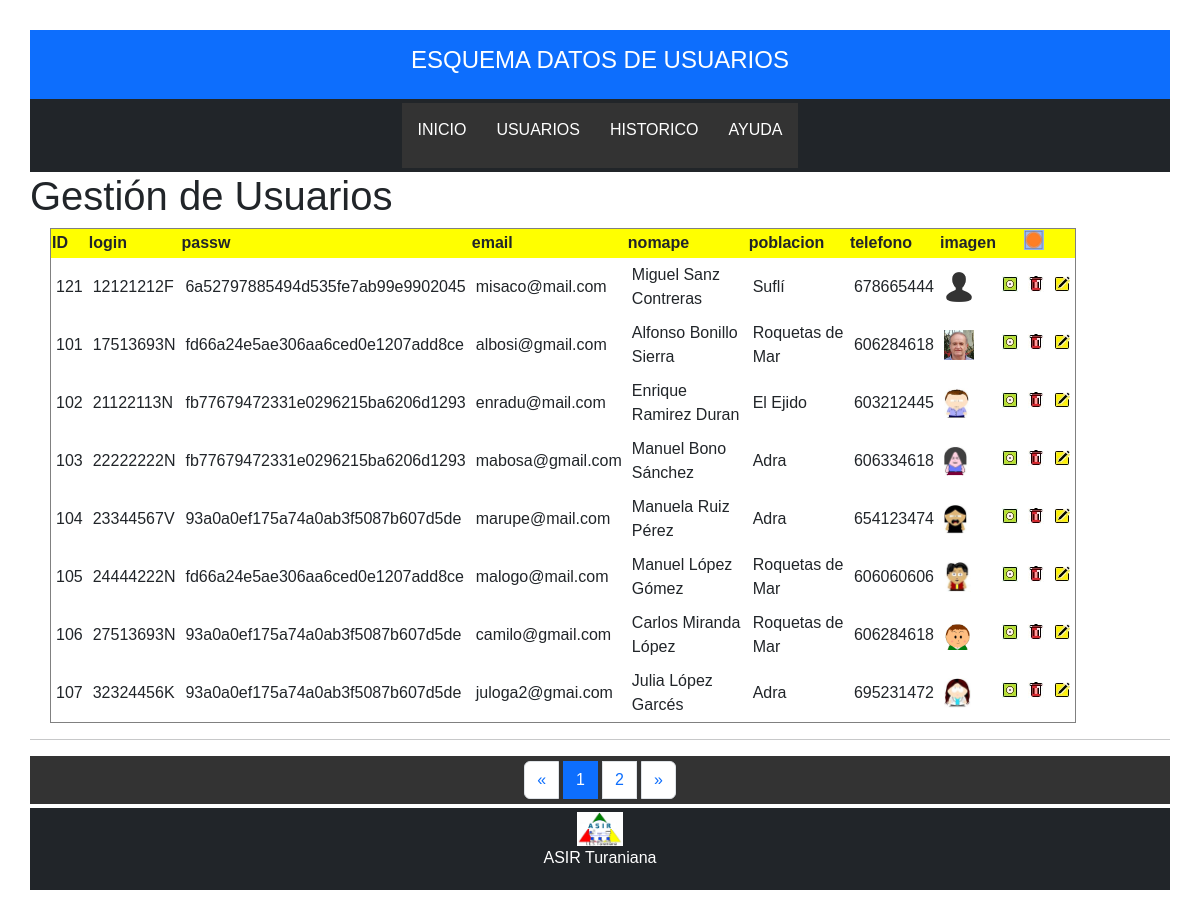
/GUsuarios.php, run on the app's committed database.
### tables this page shows
CREATE TABLE `usuarios` (
  `ID` int(11) NOT NULL,
  `login` varchar(30) NOT NULL,
  `passw` varchar(50) NOT NULL,
  `email` varchar(50) NOT NULL,
  `nomape` varchar(50) NOT NULL,
  `poblacion` varchar(50) DEFAULT NULL,
  `telefono` varchar(9) DEFAULT NULL,
  `imagen` varchar(50) DEFAULT NULL
);

### GUsuarios.php (the view, shortened to what this page needs)
<?php
	require_once('marcosup.php');
?>
<div>
    <h1>Gestión de Usuarios</h1>
</div>
<div>
	<?php
	$tabla="usuarios";
	$sentencia="select * from $tabla order by login ";
    $resultado=mysqli_query($c,$sentencia);
			if (isset($_GET['pagina']))
				{
				$pagina=$_GET['pagina'];
				}
				else{
				$pagina=1;
				}
			$numreg=mysqli_num_rows($resultado);
			$numpag= ceil($numreg/8);
			$inicio=($pagina-1)*8;
			$sentencia .=" limit ".$inicio.", 8";
	echo '<table border style="width:90%; margin-left:20px; margin-right:40px">';
	$cabeceras=mysqli_query($c,"SHOW FIELDS FROM $tabla");
	echo "<tr bgcolor='yellow'>";
	while ($cab=mysqli_fetch_row($cabeceras)){
		echo "<th>$cab[0]</th>";
	}
	echo "<th></th>";
	echo "<th>";
		echo '<form name="alta" method="POST" action="AUsuarios.php">';
		echo '<input type="image" src="estilos/mas.jpg" height="20px" title="Alta de usuario.">';
		echo '</form>';
	echo "</th>";
	echo "<th></th>";
	echo "</tr>";
	$resultado=mysqli_query($c,$sentencia);
	while ($registro = mysqli_fetch_row($resultado)){
		echo "<tr>";
		$i=0;
		foreach ($registro as $fila){
			if ($i==7){
				echo "<td> <img src='$registro[$i]' height='30'></td>";
			} else{
				echo "<td> $registro[$i]</td>";
			}
			$i++;
		}
		echo "<td align='center'>";
				echo '<form name="veruno" method="POST" action="VerUsuario.php">';
				echo '<input type="image" src="estilos/ver.jpg" title="Ver datos del usuario... '.$registro[1].'">';
				echo '</form>';
			echo "</td><td align='center'>";
				echo '<form name="borraruno" method="POST" action="borraUsuario.php">';
				echo '<input type="image" src="estilos/papelera.jpg" title="Borrar el usuario... '.$registro[1].'">';
				echo '</form>';
			echo "</td><td align='center'>";
				echo '<form name="editaruno" method="POST" action="modificaUsuario.php">';
				echo '<input type="image" src="estilos/lapiz.jpg" title="Cambiar datos del usuario... '.$registro[1].'">';
				echo '</form>';
		echo "</td>";
		echo "</tr>";
	}
	echo "</table>";
	echo "<div><hr>";
	if ($pagina==1){
		$anterior=1;
	}
	else{
		$anterior=$pagina-1;
	}
	if ($pagina==$numpag){
		$siguiente=$pagina;
	}
	else{
		$siguiente=$pagina+1;
	}
	echo "<div class='col-md-12 text-center' style='vertical-align: text-bottom;'>";
	echo '<ul class="pagination justify-content-center ">';
	echo '	<li class="page-item ">';
	echo '	  <a class="page-link" href="GUsuarios.php?pagina='.$anterior.'">&laquo;</a>';
	echo '	</li>';
	for ($i=1;$i<=$numpag;$i++)
	{
		if($i==$pagina){
				echo '	<li class="page-item active">';
				echo '	  <a class="page-link"href="GUsuarios.php?pagina='.$i.'">'.$i.'</a>';
				echo '	</li>';
			}
			else{
				echo '	<li class="page-item"><a class="page-link" href="GUsuarios.php?pagina='.$i.'">'.$i.'</a></li>';
			}
	}
	echo '	<li class="page-item ">';
	echo '	  <a class="page-link" href="GUsuarios.php?pagina='.$siguiente.'">&raquo;</a>';
	echo '	</li>';
	echo '  </ul>';
	echo "</div>";
	?>
</div>
<?php
	require_once('marcoinf.php');
?>

### marcosup.php (shortened to what this page needs)
<!DOCTYPE html>
<html>
<head>
    <link href="https://cdn.jsdelivr.net/npm/bootstrap@5.3.3/dist/css/bootstrap.min.css" rel="stylesheet">
    <link rel="stylesheet" href="estilos/datos.css">
<body>
  <div class="p-3 bg-primary text-white text-center">
          <h4>ESQUEMA DATOS DE USUARIOS</h4>
  </div>
  <nav class="navbar navbar-expand-sm bg-dark justify-content-center p-1">
      <ul class="navbar-nav">
        <li class="nav-item">
          <p><a href="index.php">INICIO</a></p>
        </li>
        <li class="nav-item">
          <p><a href="GUsuarios.php">USUARIOS</a></p>
        </li>
        <li class="nav-item">
          <p><a href="GHistorico.php">HISTORICO</a></p>
        </li>
        <li class="nav-item">
          <p><a href="Ayuda/Ayuda.html">AYUDA</a></p>
        </li>
  </ul>
  </nav>

### marcoinf.php (shortened to what this page needs)
        <div class="mt-1 p-1 bg-dark text-white text-center">
          <p class="text-center">
            <a href="https://iesturaniana.org/ASIR-FPDual/">
            <img class="mx-auto d-block" src="estilos/logo asir2.png" width="4%" title="Icono del ciclo formativo ASIR-Turaniana">
            </a>  ASIR Turaniana
          </p>
        </div>
</body>
</html>

### estilos/datos.css (style rules this page uses)
body { font-family: "Raleway", Arial, sans-serif; padding: 30px; }
ul { list-style-type: none; margin: 0; padding: 0; overflow: hidden; background-color: #333333; color: lime; }
li { float: left; }
li a { display: block; color: white; text-align: center; margin: 5px; padding: 10px; text-decoration: none; }
td { padding: 5px; }

### data on the page
usuarios: ID "121", login "12121212F", passw "6a52797885494d535fe7ab99e9902045", email "misaco@mail.com", nomape "Miguel Sanz Contreras", poblacion "Suflí", telefono "678665444", imagen (picture)
usuarios: ID "101", login "17513693N", passw "fd66a24e5ae306aa6ced0e1207add8ce", email "albosi@gmail.com", nomape "Alfonso Bonillo Sierra", poblacion "Roquetas de Mar", telefono "606284618", imagen (picture)
usuarios: ID "102", login "21122113N", passw "fb77679472331e0296215ba6206d1293", email "enradu@mail.com", nomape "Enrique Ramirez Duran", poblacion "El Ejido", telefono "603212445", imagen (picture)
usuarios: ID "103", login "22222222N", passw "fb77679472331e0296215ba6206d1293", email "mabosa@gmail.com", nomape "Manuel Bono Sánchez", poblacion "Adra", telefono "606334618", imagen (picture)
usuarios: ID "104", login "23344567V", passw "93a0a0ef175a74a0ab3f5087b607d5de", email "marupe@mail.com", nomape "Manuela Ruiz Pérez", poblacion "Adra", telefono "654123474", imagen (picture)
usuarios: ID "105", login "24444222N", passw "fd66a24e5ae306aa6ced0e1207add8ce", email "malogo@mail.com", nomape "Manuel López Gómez", poblacion "Roquetas de Mar", telefono "606060606", imagen (picture)
usuarios: ID "106", login "27513693N", passw "93a0a0ef175a74a0ab3f5087b607d5de", email "camilo@gmail.com", nomape "Carlos Miranda López", poblacion "Roquetas de Mar", telefono "606284618", imagen (picture)
usuarios: ID "107", login "32324456K", passw "93a0a0ef175a74a0ab3f5087b607d5de", email "juloga2@gmai.com", nomape "Julia López Garcés", poblacion "Adra", telefono "695231472", imagen (picture)

### other printed values
$cab[0] "ID"
$cab[0] "login"
$cab[0] "passw"
$cab[0] "email"
$cab[0] "nomape"
$cab[0] "poblacion"
$cab[0] "telefono"
$cab[0] "imagen"
